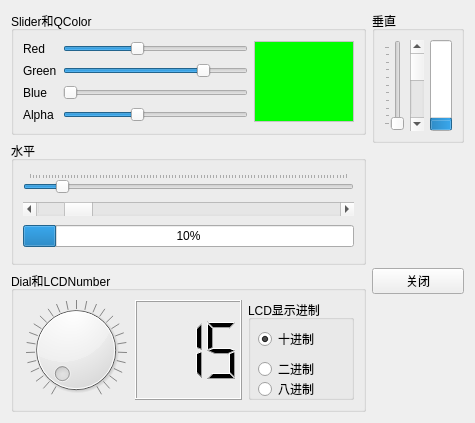
<?xml version="1.0" encoding="UTF-8"?>
<ui version="4.0">
 <class>Widget</class>
 <widget class="QWidget" name="Widget">
  <property name="geometry">
   <rect>
    <x>0</x>
    <y>0</y>
    <width>475</width>
    <height>423</height>
   </rect>
  </property>
  <property name="windowTitle">
   <string>Widget</string>
  </property>
  <layout class="QHBoxLayout" name="horizontalLayout_3">
   <item>
    <layout class="QVBoxLayout" name="verticalLayout_2">
     <item>
      <widget class="QGroupBox" name="groupBox">
       <property name="title">
        <string>Slider和QColor</string>
       </property>
       <layout class="QGridLayout" name="gridLayout">
        <item row="0" column="0">
         <widget class="QLabel" name="label">
          <property name="text">
           <string>Red</string>
          </property>
         </widget>
        </item>
        <item row="0" column="1">
         <widget class="QSlider" name="SliderRed">
          <property name="maximum">
           <number>255</number>
          </property>
          <property name="value">
           <number>100</number>
          </property>
          <property name="orientation">
           <enum>Qt::Horizontal</enum>
          </property>
         </widget>
        </item>
        <item row="1" column="0">
         <widget class="QLabel" name="label_2">
          <property name="text">
           <string>Green</string>
          </property>
         </widget>
        </item>
        <item row="1" column="1">
         <widget class="QSlider" name="SliderGreen">
          <property name="maximum">
           <number>255</number>
          </property>
          <property name="value">
           <number>200</number>
          </property>
          <property name="orientation">
           <enum>Qt::Horizontal</enum>
          </property>
         </widget>
        </item>
        <item row="2" column="0">
         <widget class="QLabel" name="label_3">
          <property name="text">
           <string>Blue</string>
          </property>
         </widget>
        </item>
        <item row="2" column="1">
         <widget class="QSlider" name="SliderBlue">
          <property name="maximum">
           <number>255</number>
          </property>
          <property name="orientation">
           <enum>Qt::Horizontal</enum>
          </property>
         </widget>
        </item>
        <item row="3" column="0">
         <widget class="QLabel" name="label_4">
          <property name="text">
           <string>Alpha</string>
          </property>
         </widget>
        </item>
        <item row="3" column="1">
         <widget class="QSlider" name="SliderAlpha">
          <property name="maximum">
           <number>255</number>
          </property>
          <property name="value">
           <number>100</number>
          </property>
          <property name="orientation">
           <enum>Qt::Horizontal</enum>
          </property>
         </widget>
        </item>
        <item row="0" column="2" rowspan="4">
         <widget class="QTextEdit" name="textEdit">
          <property name="maximumSize">
           <size>
            <width>100</width>
            <height>16777215</height>
           </size>
          </property>
          <property name="palette">
           <palette>
            <active>
             <colorrole role="WindowText">
              <brush brushstyle="SolidPattern">
               <color alpha="255">
                <red>0</red>
                <green>0</green>
                <blue>0</blue>
               </color>
              </brush>
             </colorrole>
             <colorrole role="Button">
              <brush brushstyle="SolidPattern">
               <color alpha="255">
                <red>255</red>
                <green>255</green>
                <blue>255</blue>
               </color>
              </brush>
             </colorrole>
             <colorrole role="Light">
              <brush brushstyle="SolidPattern">
               <color alpha="255">
                <red>255</red>
                <green>255</green>
                <blue>255</blue>
               </color>
              </brush>
             </colorrole>
             <colorrole role="Midlight">
              <brush brushstyle="SolidPattern">
               <color alpha="255">
                <red>255</red>
                <green>255</green>
                <blue>255</blue>
               </color>
              </brush>
             </colorrole>
             <colorrole role="Dark">
              <brush brushstyle="SolidPattern">
               <color alpha="255">
                <red>127</red>
                <green>127</green>
                <blue>127</blue>
               </color>
              </brush>
             </colorrole>
             <colorrole role="Mid">
              <brush brushstyle="SolidPattern">
               <color alpha="255">
                <red>170</red>
                <green>170</green>
                <blue>170</blue>
               </color>
              </brush>
             </colorrole>
             <colorrole role="Text">
              <brush brushstyle="SolidPattern">
               <color alpha="255">
                <red>0</red>
                <green>0</green>
                <blue>0</blue>
               </color>
              </brush>
             </colorrole>
             <colorrole role="BrightText">
              <brush brushstyle="SolidPattern">
               <color alpha="255">
                <red>255</red>
                <green>255</green>
                <blue>255</blue>
               </color>
              </brush>
             </colorrole>
             <colorrole role="ButtonText">
              <brush brushstyle="SolidPattern">
               <color alpha="255">
                <red>0</red>
                <green>0</green>
                <blue>0</blue>
               </color>
              </brush>
             </colorrole>
             <colorrole role="Base">
              <brush brushstyle="SolidPattern">
               <color alpha="255">
                <red>0</red>
                <green>255</green>
                <blue>0</blue>
               </color>
              </brush>
             </colorrole>
             <colorrole role="Window">
              <brush brushstyle="SolidPattern">
               <color alpha="255">
                <red>255</red>
                <green>255</green>
                <blue>255</blue>
               </color>
              </brush>
             </colorrole>
             <colorrole role="Shadow">
              <brush brushstyle="SolidPattern">
               <color alpha="255">
                <red>0</red>
                <green>0</green>
                <blue>0</blue>
               </color>
              </brush>
             </colorrole>
             <colorrole role="AlternateBase">
              <brush brushstyle="SolidPattern">
               <color alpha="255">
                <red>255</red>
                <green>255</green>
                <blue>255</blue>
               </color>
              </brush>
             </colorrole>
             <colorrole role="ToolTipBase">
              <brush brushstyle="SolidPattern">
               <color alpha="255">
                <red>255</red>
                <green>255</green>
                <blue>220</blue>
               </color>
              </brush>
             </colorrole>
             <colorrole role="ToolTipText">
              <brush brushstyle="SolidPattern">
               <color alpha="255">
                <red>0</red>
                <green>0</green>
                <blue>0</blue>
               </color>
              </brush>
             </colorrole>
             <colorrole role="PlaceholderText">
              <brush brushstyle="SolidPattern">
               <color alpha="128">
                <red>0</red>
                <green>0</green>
                <blue>0</blue>
               </color>
              </brush>
             </colorrole>
            </active>
            <inactive>
             <colorrole role="WindowText">
              <brush brushstyle="SolidPattern">
               <color alpha="255">
                <red>0</red>
                <green>0</green>
                <blue>0</blue>
               </color>
              </brush>
             </colorrole>
             <colorrole role="Button">
              <brush brushstyle="SolidPattern">
               <color alpha="255">
                <red>255</red>
                <green>255</green>
                <blue>255</blue>
               </color>
              </brush>
             </colorrole>
             <colorrole role="Light">
              <brush brushstyle="SolidPattern">
               <color alpha="255">
                <red>255</red>
                <green>255</green>
                <blue>255</blue>
               </color>
              </brush>
             </colorrole>
             <colorrole role="Midlight">
              <brush brushstyle="SolidPattern">
               <color alpha="255">
                <red>255</red>
                <green>255</green>
                <blue>255</blue>
               </color>
              </brush>
             </colorrole>
             <colorrole role="Dark">
              <brush brushstyle="SolidPattern">
               <color alpha="255">
                <red>127</red>
                <green>127</green>
                <blue>127</blue>
               </color>
              </brush>
             </colorrole>
             <colorrole role="Mid">
              <brush brushstyle="SolidPattern">
               <color alpha="255">
                <red>170</red>
                <green>170</green>
                <blue>170</blue>
               </color>
              </brush>
             </colorrole>
             <colorrole role="Text">
              <brush brushstyle="SolidPattern">
               <color alpha="255">
                <red>0</red>
                <green>0</green>
                <blue>0</blue>
               </color>
              </brush>
             </colorrole>
             <colorrole role="BrightText">
              <brush brushstyle="SolidPattern">
               <color alpha="255">
                <red>255</red>
                <green>255</green>
                <blue>255</blue>
               </color>
              </brush>
             </colorrole>
             <colorrole role="ButtonText">
              <brush brushstyle="SolidPattern">
               <color alpha="255">
                <red>0</red>
                <green>0</green>
                <blue>0</blue>
               </color>
              </brush>
             </colorrole>
             <colorrole role="Base">
              <brush brushstyle="SolidPattern">
               <color alpha="255">
                <red>0</red>
                <green>255</green>
                <blue>0</blue>
               </color>
              </brush>
             </colorrole>
             <colorrole role="Window">
              <brush brushstyle="SolidPattern">
               <color alpha="255">
                <red>255</red>
                <green>255</green>
                <blue>255</blue>
               </color>
              </brush>
             </colorrole>
             <colorrole role="Shadow">
              <brush brushstyle="SolidPattern">
               <color alpha="255">
                <red>0</red>
                <green>0</green>
                <blue>0</blue>
               </color>
              </brush>
             </colorrole>
             <colorrole role="AlternateBase">
              <brush brushstyle="SolidPattern">
               <color alpha="255">
                <red>255</red>
                <green>255</green>
                <blue>255</blue>
               </color>
              </brush>
             </colorrole>
             <colorrole role="ToolTipBase">
              <brush brushstyle="SolidPattern">
               <color alpha="255">
                <red>255</red>
                <green>255</green>
                <blue>220</blue>
               </color>
              </brush>
             </colorrole>
             <colorrole role="ToolTipText">
              <brush brushstyle="SolidPattern">
               <color alpha="255">
                <red>0</red>
                <green>0</green>
                <blue>0</blue>
               </color>
              </brush>
             </colorrole>
             <colorrole role="PlaceholderText">
              <brush brushstyle="SolidPattern">
               <color alpha="128">
                <red>0</red>
                <green>0</green>
                <blue>0</blue>
               </color>
              </brush>
             </colorrole>
            </inactive>
            <disabled>
             <colorrole role="WindowText">
              <brush brushstyle="SolidPattern">
               <color alpha="255">
                <red>127</red>
                <green>127</green>
                <blue>127</blue>
               </color>
              </brush>
             </colorrole>
             <colorrole role="Button">
              <brush brushstyle="SolidPattern">
               <color alpha="255">
                <red>255</red>
                <green>255</green>
                <blue>255</blue>
               </color>
              </brush>
             </colorrole>
             <colorrole role="Light">
              <brush brushstyle="SolidPattern">
               <color alpha="255">
                <red>255</red>
                <green>255</green>
                <blue>255</blue>
               </color>
              </brush>
             </colorrole>
             <colorrole role="Midlight">
              <brush brushstyle="SolidPattern">
               <color alpha="255">
                <red>255</red>
                <green>255</green>
                <blue>255</blue>
               </color>
              </brush>
             </colorrole>
             <colorrole role="Dark">
              <brush brushstyle="SolidPattern">
               <color alpha="255">
                <red>127</red>
                <green>127</green>
                <blue>127</blue>
               </color>
              </brush>
             </colorrole>
             <colorrole role="Mid">
              <brush brushstyle="SolidPattern">
               <color alpha="255">
                <red>170</red>
                <green>170</green>
                <blue>170</blue>
               </color>
              </brush>
             </colorrole>
             <colorrole role="Text">
              <brush brushstyle="SolidPattern">
               <color alpha="255">
                <red>127</red>
                <green>127</green>
                <blue>127</blue>
               </color>
              </brush>
             </colorrole>
             <colorrole role="BrightText">
              <brush brushstyle="SolidPattern">
               <color alpha="255">
                <red>255</red>
                <green>255</green>
                <blue>255</blue>
               </color>
              </brush>
             </colorrole>
             <colorrole role="ButtonText">
              <brush brushstyle="SolidPattern">
               <color alpha="255">
                <red>127</red>
                <green>127</green>
                <blue>127</blue>
               </color>
              </brush>
             </colorrole>
             <colorrole role="Base">
              <brush brushstyle="SolidPattern">
               <color alpha="255">
                <red>255</red>
                <green>255</green>
                <blue>255</blue>
               </color>
              </brush>
             </colorrole>
             <colorrole role="Window">
              <brush brushstyle="SolidPattern">
               <color alpha="255">
                <red>255</red>
                <green>255</green>
                <blue>255</blue>
               </color>
              </brush>
             </colorrole>
             <colorrole role="Shadow">
              <brush brushstyle="SolidPattern">
               <color alpha="255">
                <red>0</red>
                <green>0</green>
                <blue>0</blue>
               </color>
              </brush>
             </colorrole>
             <colorrole role="AlternateBase">
              <brush brushstyle="SolidPattern">
               <color alpha="255">
                <red>255</red>
                <green>255</green>
                <blue>255</blue>
               </color>
              </brush>
             </colorrole>
             <colorrole role="ToolTipBase">
              <brush brushstyle="SolidPattern">
               <color alpha="255">
                <red>255</red>
                <green>255</green>
                <blue>220</blue>
               </color>
              </brush>
             </colorrole>
             <colorrole role="ToolTipText">
              <brush brushstyle="SolidPattern">
               <color alpha="255">
                <red>0</red>
                <green>0</green>
                <blue>0</blue>
               </color>
              </brush>
             </colorrole>
             <colorrole role="PlaceholderText">
              <brush brushstyle="SolidPattern">
               <color alpha="128">
                <red>0</red>
                <green>0</green>
                <blue>0</blue>
               </color>
              </brush>
             </colorrole>
            </disabled>
           </palette>
          </property>
         </widget>
        </item>
       </layout>
      </widget>
     </item>
     <item>
      <widget class="QGroupBox" name="groupBox_2">
       <property name="title">
        <string>水平</string>
       </property>
       <layout class="QVBoxLayout" name="verticalLayout">
        <item>
         <widget class="QSlider" name="SliderH">
          <property name="maximum">
           <number>100</number>
          </property>
          <property name="value">
           <number>10</number>
          </property>
          <property name="orientation">
           <enum>Qt::Horizontal</enum>
          </property>
          <property name="invertedControls">
           <bool>true</bool>
          </property>
          <property name="tickPosition">
           <enum>QSlider::TicksAbove</enum>
          </property>
         </widget>
        </item>
        <item>
         <widget class="QScrollBar" name="ScrollBarH">
          <property name="maximum">
           <number>100</number>
          </property>
          <property name="value">
           <number>10</number>
          </property>
          <property name="orientation">
           <enum>Qt::Horizontal</enum>
          </property>
         </widget>
        </item>
        <item>
         <widget class="QProgressBar" name="progBarH">
          <property name="value">
           <number>10</number>
          </property>
         </widget>
        </item>
       </layout>
      </widget>
     </item>
     <item>
      <widget class="QGroupBox" name="groupBox_3">
       <property name="title">
        <string>Dial和LCDNumber</string>
       </property>
       <layout class="QHBoxLayout" name="horizontalLayout">
        <item>
         <widget class="QDial" name="dial">
          <property name="font">
           <font>
            <pointsize>10</pointsize>
           </font>
          </property>
          <property name="maximum">
           <number>255</number>
          </property>
          <property name="notchTarget">
           <double>10.000000000000000</double>
          </property>
          <property name="notchesVisible">
           <bool>true</bool>
          </property>
         </widget>
        </item>
        <item>
         <widget class="QLCDNumber" name="LCDDisplay">
          <property name="font">
           <font>
            <pointsize>10</pointsize>
           </font>
          </property>
          <property name="digitCount">
           <number>3</number>
          </property>
          <property name="value" stdset="0">
           <double>15.000000000000000</double>
          </property>
         </widget>
        </item>
        <item>
         <widget class="QGroupBox" name="groupBox_5">
          <property name="title">
           <string>LCD显示进制</string>
          </property>
          <widget class="QRadioButton" name="radioBtnDec">
           <property name="geometry">
            <rect>
             <x>10</x>
             <y>30</y>
             <width>91</width>
             <height>18</height>
            </rect>
           </property>
           <property name="text">
            <string>十进制</string>
           </property>
           <property name="checked">
            <bool>true</bool>
           </property>
          </widget>
          <widget class="QRadioButton" name="radioBtnBin">
           <property name="geometry">
            <rect>
             <x>10</x>
             <y>60</y>
             <width>91</width>
             <height>18</height>
            </rect>
           </property>
           <property name="text">
            <string>二进制</string>
           </property>
          </widget>
          <widget class="QRadioButton" name="radioBtnOct">
           <property name="geometry">
            <rect>
             <x>10</x>
             <y>80</y>
             <width>91</width>
             <height>18</height>
            </rect>
           </property>
           <property name="text">
            <string>八进制</string>
           </property>
          </widget>
          <widget class="QRadioButton" name="radioBtnHex">
           <property name="geometry">
            <rect>
             <x>10</x>
             <y>100</y>
             <width>91</width>
             <height>18</height>
            </rect>
           </property>
           <property name="text">
            <string>十六进制</string>
           </property>
          </widget>
         </widget>
        </item>
       </layout>
      </widget>
     </item>
    </layout>
   </item>
   <item>
    <layout class="QGridLayout" name="gridLayout_2">
     <item row="0" column="0">
      <widget class="QGroupBox" name="groupBox_4">
       <property name="title">
        <string>垂直</string>
       </property>
       <layout class="QHBoxLayout" name="horizontalLayout_2">
        <item>
         <widget class="QSlider" name="SliderV">
          <property name="orientation">
           <enum>Qt::Vertical</enum>
          </property>
          <property name="tickPosition">
           <enum>QSlider::TicksAbove</enum>
          </property>
         </widget>
        </item>
        <item>
         <widget class="QScrollBar" name="ScrollBarV">
          <property name="orientation">
           <enum>Qt::Vertical</enum>
          </property>
         </widget>
        </item>
        <item>
         <widget class="QProgressBar" name="progBarV">
          <property name="value">
           <number>10</number>
          </property>
          <property name="orientation">
           <enum>Qt::Vertical</enum>
          </property>
          <property name="textDirection">
           <enum>QProgressBar::BottomToTop</enum>
          </property>
         </widget>
        </item>
       </layout>
      </widget>
     </item>
     <item row="1" column="0">
      <spacer name="verticalSpacer">
       <property name="orientation">
        <enum>Qt::Vertical</enum>
       </property>
       <property name="sizeHint" stdset="0">
        <size>
         <width>20</width>
         <height>40</height>
        </size>
       </property>
      </spacer>
     </item>
     <item row="2" column="0">
      <widget class="QPushButton" name="btnClose">
       <property name="text">
        <string>关闭</string>
       </property>
      </widget>
     </item>
     <item row="3" column="0">
      <spacer name="verticalSpacer_2">
       <property name="orientation">
        <enum>Qt::Vertical</enum>
       </property>
       <property name="sizeHint" stdset="0">
        <size>
         <width>20</width>
         <height>40</height>
        </size>
       </property>
      </spacer>
     </item>
    </layout>
   </item>
  </layout>
 </widget>
 <resources/>
 <connections/>
</ui>
